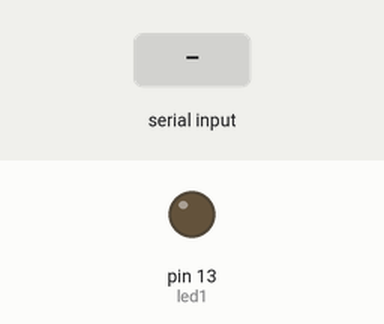
The sketch below on a simulated Arduino Uno, built with avr-gcc and run on an emulated ATmega328P. Shown: output pins drawn as LEDs (lit = HIGH). The inputs (shaded band) are chosen by the test bench.

Above: at 1.2 s.
1.3 s: "B" received over Serial
At 2.1 s:
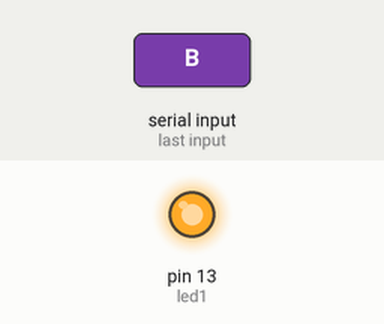
2.8 s: "b" received over Serial
At 3.2 s:
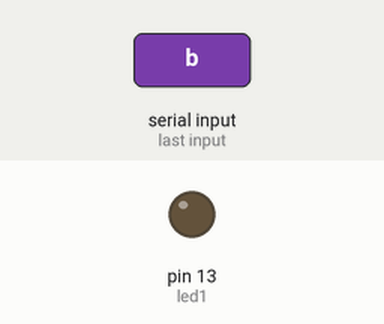
Timing chart, 0 to 5.8 s (numbered marks = the images above; inputs shaded):
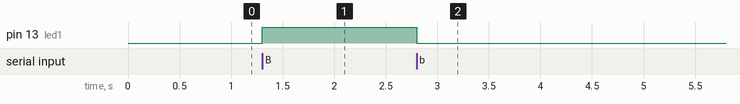

Measured:
- after the input at 1.3 s, pin 13 (led1): LOW → HIGH at once
- after the input at 2.8 s, pin 13 (led1): HIGH → LOW at once

The sketch:

sketch_aug8a.ino
```cpp
char val;
#define led1 13

void setup()
{
Serial.begin(9600);
pinMode(led1, OUTPUT);
}

void loop()
{

//digitalWrite(led1,HIGH);
if (Serial.available())
{
  val = Serial.read();
  if (val == 'B')
  digitalWrite(led1,HIGH);
  else if (val == 'b')
  digitalWrite(led1,LOW);
}

}
```
